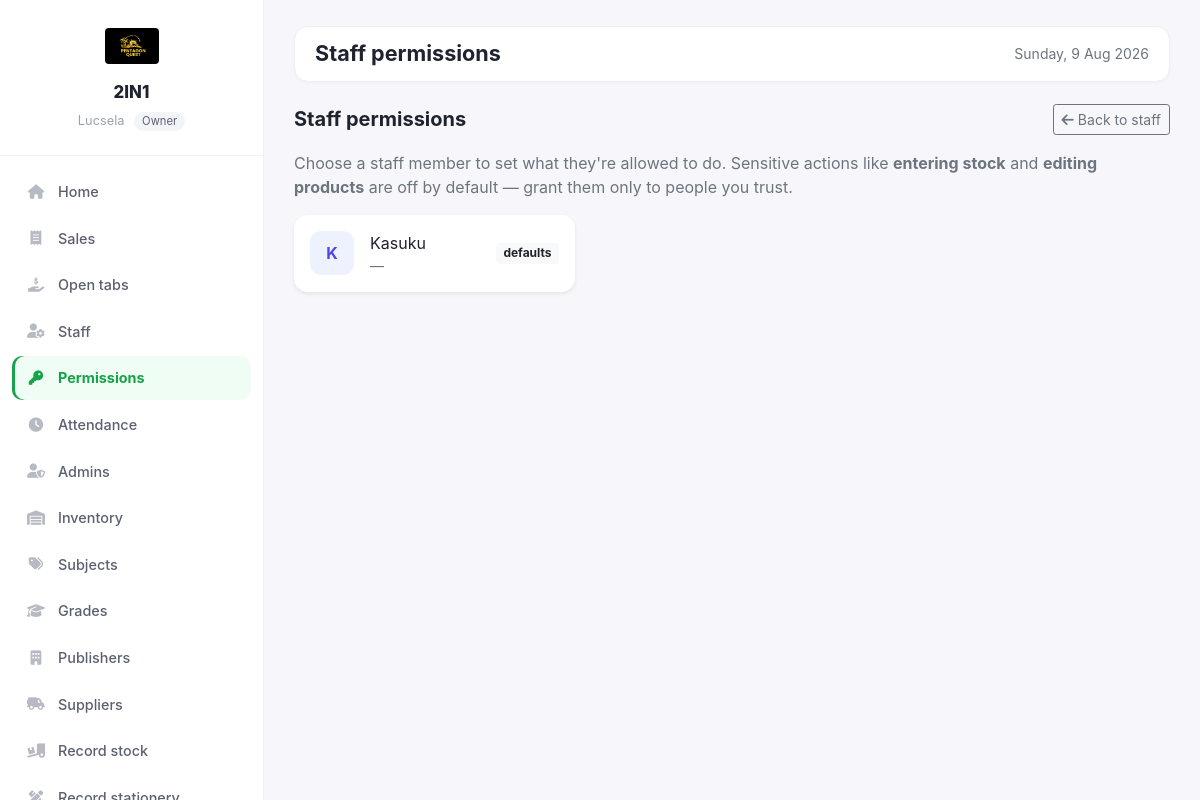
Page /public/super/staff/permissions.php (signed in) on the committed database.
### tables this page shows
CREATE TABLE `tenants` (
  `id` int NOT NULL AUTO_INCREMENT,
  `name` varchar(150) NOT NULL,
  `slug` varchar(150) NOT NULL,
  `owner_user_id` int DEFAULT NULL,
  `status` enum('active','suspended','cancelled') NOT NULL DEFAULT 'active',
  `logo_path` varchar(255) DEFAULT NULL,
  `currency` varchar(8) NOT NULL DEFAULT 'KES',
  `phone` varchar(30) DEFAULT NULL,
  `address` varchar(255) DEFAULT NULL,
  `receipt_footer` varchar(255) DEFAULT NULL,
  `kra_pin` varchar(20) DEFAULT NULL,
  `created_at` datetime NOT NULL DEFAULT CURRENT_TIMESTAMP,
  `updated_at` datetime NOT NULL DEFAULT CURRENT_TIMESTAMP ON UPDATE CURRENT_TIMESTAMP,
  PRIMARY KEY (`id`),
  UNIQUE KEY `uq_tenant_slug` (`slug`),
  KEY `idx_tenant_status` (`status`)
);

CREATE TABLE `users` (
  `id` int NOT NULL AUTO_INCREMENT,
  `tenant_id` int DEFAULT NULL,
  `username` varchar(50) NOT NULL,
  `email` varchar(100) NOT NULL,
  `password_hash` varchar(255) NOT NULL,
  `pin_hash` varchar(255) DEFAULT NULL,
  `position` varchar(100) DEFAULT NULL,
  `must_reset_password` tinyint(1) NOT NULL DEFAULT '0',
  `role_id` int NOT NULL,
  `is_active` tinyint(1) DEFAULT '1',
  `email_verified` tinyint(1) DEFAULT '0',
  `activation_token` varchar(64) DEFAULT NULL,
  `activation_expires` datetime DEFAULT NULL,
  `activated_at` datetime DEFAULT NULL,
  `created_at` timestamp NULL DEFAULT CURRENT_TIMESTAMP,
  `updated_at` timestamp NULL DEFAULT CURRENT_TIMESTAMP ON UPDATE CURRENT_TIMESTAMP,
  PRIMARY KEY (`id`),
  UNIQUE KEY `username` (`username`),
  UNIQUE KEY `email` (`email`),
  UNIQUE KEY `uq_users_tenant_email` (`tenant_id`,`email`),
  KEY `role_id` (`role_id`),
  KEY `idx_email` (`email`),
  KEY `idx_username` (`username`),
  KEY `idx_users_tenant` (`tenant_id`),
  KEY `idx_users_activation` (`activation_token`),
  CONSTRAINT `users_ibfk_1` FOREIGN KEY (`role_id`) REFERENCES `roles` (`id`)
);

### app/helpers/PathConfig.php (called while the page is built, shortened)
<?php
if (!function_exists('public_url')) {
    function public_url(string $path = ''): string
    {
        $base = defined('BASE_URL') ? (string) BASE_URL : '/public';
        $base = rtrim($base, '/');
        $path = ltrim($path, '/');
        return $base === '' ? '/' . ($path !== '' ? $path : '') : $base . '/' . $path;
    }
}

### app/app.php (called while the page is built, shortened)
<?php
require_once __DIR__ . '/helpers/PathConfig.php';
spl_autoload_register(function ($class) {
    foreach (['Models\\' => '/app/models/', 'Controllers\\' => '/app/controllers/'] as $prefix => $dir) {
        if (strpos($class, $prefix) === 0) {
            $file = ROOT_PATH . $dir . substr($class, strlen($prefix)) . '.php';
            if (is_file($file)) { require_once $file; return; }
        }
    }
    foreach (['/app/helpers/', '/app/services/'] as $dir) {
        $file = ROOT_PATH . $dir . $class . '.php';
        if (is_file($file)) { require_once $file; return; }
    }
});

### app/helpers/TenantContext.php (called while the page is built, shortened)
<?php
class TenantContext
{
    private static ?int $userId   = null;
    private static ?int $tenantId = null;
    private static ?string $role  = null;
    private static array $caps    = [];
    public static function boot(): void
    {
        self::$userId   = $_SESSION['user_id']      ?? null;
        self::$tenantId = $_SESSION['tenant_id']    ?? null;
        self::$role     = $_SESSION['role']         ?? null;
        self::$caps     = $_SESSION['capabilities'] ?? [];
    }
    public static function userId(): ?int   { self::ensure(); return self::$userId; }
    public static function tenantId(): ?int { self::ensure(); return self::$tenantId; }
    public static function role(): ?string  { self::ensure(); return self::$role; }
    public static function can(string $cap): bool
    {
        return in_array(Capabilities::ALL, self::$caps, true)
            || in_array($cap, self::$caps, true);
    }
}

### app/services/StaffService.php (called while the page is built, shortened)
<?php
class StaffService
{
    private PDO $db;
    public function __construct(PDO $db)
    {
        $this->db = $db;
    }
    public function listForTenant(int $tenantId): array
    {
        $sql = "SELECT u.id, u.username, u.position, u.is_active
                  FROM users u
                  JOIN roles r ON r.id = u.role_id
                 WHERE u.tenant_id = :t AND r.role_name = 'staff'
              ORDER BY u.username ASC";
        $stmt = $this->db->prepare($sql);
        $stmt->execute([':t' => $tenantId]);
        return $stmt->fetchAll();
    }
    public function staffRoleId(): ?int
    {
        $id = $this->db->query("SELECT id FROM roles WHERE role_name = 'staff' LIMIT 1")->fetchColumn();
        return $id !== false ? (int) $id : null;
    }
    public function roleDefaultCaps(string $role = 'staff'): array
    {
        $stmt = $this->db->prepare("SELECT capabilities FROM roles WHERE role_name = ? LIMIT 1");
        $stmt->execute([$role]);
        $json = $stmt->fetchColumn();
        return $json ? (json_decode($json, true) ?: []) : [];
    }
    public function effectiveCaps(int $userId, int $roleId): array
    {
        return Capabilities::effective($this->db, $userId, $roleId);
    }
}

### app/helpers/Capabilities.php (called while the page is built, shortened)
<?php
class Capabilities
{
    public static function effective(PDO $db, int $userId, int $roleId): array
    {
        $stmt = $db->prepare('SELECT capabilities FROM roles WHERE id = ?');
        $stmt->execute([$roleId]);
        $json = $stmt->fetchColumn();
        $caps = $json ? (json_decode($json, true) ?: []) : [];
        $caps = array_fill_keys($caps, true);
        $stmt = $db->prepare('SELECT capability, effect FROM user_permissions WHERE user_id = ?');
        $stmt->execute([$userId]);
        foreach ($stmt->fetchAll() as $row) {
            if ($row['effect'] === 'grant') {
                $caps[$row['capability']] = true;
            } else {
                unset($caps[$row['capability']]);
            }
        }
        return array_keys($caps);
    }
}

### app/models/Model.php (called while the page is built, shortened)
<?php
abstract class Model
{
    protected PDO $db;
    protected string $table;
    protected bool $tenantScoped = true;
    public function __construct(?PDO $db = null)
    {
        $this->db = $db ?? \Database::pdo();
    }
    protected function scopeTenantId(): ?int
    {
        if (!$this->tenantScoped) {
            return null;
        }
        $tid = \TenantContext::tenantId();
        return $tid;
    }
    public function find(int $id): ?array
    {
        $sql = "SELECT * FROM {$this->table} WHERE id = :id";
        $params = [':id' => $id];
        $stmt = $this->db->prepare($sql);
        $stmt->execute($params);
        $row = $stmt->fetch();
        return $row ?: null;
    }
}

### app/helpers/Branding.php (called while the page is built, shortened)
<?php
class Branding
{
    public static function tenantLogo(?array $tenant): string
    {
        if ($tenant && !empty($tenant['logo_path'])) {
            return public_url(self::normalizeStoredPath($tenant['logo_path']));
        }
        return self::loginLogo();
    }
    private static function normalizeStoredPath(string $path): string
    {
        $path = ltrim($path, '/');
        if (strpos($path, 'public/') === 0) {
            $path = substr($path, strlen('public/'));
        }
        return $path;
    }
}

### public/super/staff/permissions.php (the view, shortened to what this page needs)
<?php
require_once __DIR__ . '/../../../app/app.php';
$pdo = Database::pdo();
$svc = new StaffService($pdo);
$tenantId = TenantContext::tenantId();
$roleId       = $svc->staffRoleId();
$roleDefaults = $svc->roleDefaultCaps('staff');
$toggles = [
    ['key' => 'take_orders',      'label' => 'Take orders',       'desc' => 'Open tabs, add drinks, and record sales.',                    'caps' => [Capabilities::SALES_RECORD]],
    ['key' => 'process_payments', 'label' => 'Process payments',  'desc' => 'View open/unpaid tabs shop-wide and mark them as paid.',      'caps' => [Capabilities::PAYMENTS_PROCESS]],
    ['key' => 'record_stock',     'label' => 'Record stock',      'desc' => 'Record stock deliveries — new titles and restocks.',           'caps' => [Capabilities::STOCK_ENTER]],
    ['key' => 'edit_inventory',   'label' => 'Edit inventory',    'desc' => 'Edit books, put items on offer or archive them, and manage suppliers/subjects/grades/publishers.', 'caps' => [Capabilities::INVENTORY_EDIT]],
];
$manageable = [];
foreach ($toggles as $t) { foreach ($t['caps'] as $c) { $manageable[] = $c; } }
$staffId = (int) ($_GET['staff'] ?? $_POST['staff_id'] ?? 0);
$staff = $staffId ? $svc->findStaff($tenantId, $staffId) : null;
$allStaff = $svc->listForTenant($tenantId);
$__tenant = (new Models\TenantModel($pdo))->find($tenantId);
?>
<?php if (!$staff): ?>
  <div class="d-flex align-items-center justify-content-between mb-3 flex-wrap gap-2">
    <h1 class="h5 mb-0 fw-bold">Staff permissions</h1>
    <a class="btn btn-sm btn-outline-secondary" href="<?php echo public_url('super/staff/'); ?>"><i class="fas fa-arrow-left me-1"></i>Back to staff</a>
  </div>
  <p class="text-muted">Choose a staff member to set what they're allowed to do. Sensitive actions like <strong>entering stock</strong> and <strong>editing products</strong> are off by default — grant them only to people you trust.</p>
  <?php if (!$allStaff): ?>
    <div class="card border-0 shadow-sm" style="border-radius:14px;"><div class="card-body p-5 text-center text-muted">
      <i class="fas fa-user-group fa-2x mb-2 d-block" style="opacity:.3;"></i>
      No staff yet. <a href="<?php echo public_url('super/staff/'); ?>">Add a staff member</a> first.
    </div></div>
  <?php else: ?>
  <div class="row g-3">
    <?php foreach ($allStaff as $s):
      $eff = $svc->effectiveCaps((int) $s['id'], (int) $roleId);
      $extra = count(array_diff(array_intersect($eff, $manageable), $roleDefaults)); ?>
    <div class="col-12 col-md-6 col-lg-4">
      <a class="card border-0 shadow-sm h-100 text-decoration-none text-reset" style="border-radius:14px;" href="?staff=<?php echo (int) $s['id']; ?>">
        <div class="card-body p-3 d-flex align-items-center gap-3">
          <span class="d-flex align-items-center justify-content-center flex-shrink-0" style="width:44px;height:44px;border-radius:11px;background:#eef2ff;color:#4f46e5;font-weight:700;">
            <?php echo strtoupper(substr($s['username'] ?? '?', 0, 1)); ?>
          </span>
          <div class="flex-grow-1 min-w-0">
            <div class="fw-semibold text-truncate"><?php echo htmlspecialchars($s['username']); ?></div>
            <div class="small text-muted text-truncate"><?php echo htmlspecialchars($s['position'] ?? '') ?: '&mdash;'; ?></div>
          </div>
          <span class="badge <?php echo $extra ? 'bg-success' : 'bg-light text-dark'; ?>"><?php echo $extra ? ('+' . $extra . ' granted') : 'defaults'; ?></span>
        </div>
      </a>
    </div>
    <?php endforeach; ?>
  </div>
  <?php endif; ?>
<?php endif; ?>
<?php
include __DIR__ . '/../../templates/tenants/layout.php';

### public/components/tenants/sidebar.php (shortened to what this page needs)
<?php
require_once __DIR__ . '/../../../app/helpers/PathConfig.php';
$__tenant   = $__tenant ?? null;
$shopName   = $__tenant['name'] ?? 'My Shop';
$logo = Branding::tenantLogo($__tenant);
$username   = $_SESSION['username'] ?? 'User';
$roleLabel  = TenantContext::role() === 'tenant_owner' ? 'Owner' : 'Staff';
$uri        = $_SERVER['REQUEST_URI'] ?? '';
$dashUrl    = TenantContext::role() === 'staff' ? public_url('staff/dashboard/') : public_url('super/dashboard/');
$isOn = function (string $needle) use ($uri): string {
    return strpos($uri, $needle) !== false ? 'active' : '';
};
?>
<aside class="t-sidebar" id="tSidebar">
    <div class="t-brand">
        <img class="t-logo" src="<?php echo htmlspecialchars($logo); ?>" alt="<?php echo htmlspecialchars($shopName); ?>">
        <div class="t-shop"><?php echo htmlspecialchars($shopName); ?></div>
        <div class="t-user">
            <?php echo htmlspecialchars($username); ?>
            <span class="t-role"><?php echo htmlspecialchars($roleLabel); ?></span>
        </div>
    </div>
    <nav class="t-nav">
        <a class="t-link <?php echo $isOn('/dashboard'); ?>" href="<?php echo $dashUrl; ?>">
            <i class="fas fa-house"></i><span>Home</span>
        </a>
        <?php if (TenantContext::role() === 'tenant_owner'): ?>
        <a class="t-link <?php echo $isOn('/super/sales'); ?>" href="<?php echo public_url('super/sales/'); ?>"><i class="fas fa-receipt"></i><span>Sales</span></a>
        <?php endif; ?>
        <?php if (TenantContext::can(Capabilities::SALES_RECORD)): ?>
        <a class="t-link <?php echo $isOn('/super/orders'); ?>" href="<?php echo public_url('super/orders/'); ?>"><i class="fas fa-hand-holding-dollar"></i><span>Open tabs</span></a>
        <?php endif; ?>
        <?php if (TenantContext::can(Capabilities::STAFF_MANAGE)):
            $onPermissions = strpos($uri, 'permissions') !== false;
            $onAttendance  = strpos($uri, 'attendance') !== false;
        ?>
        <a class="t-link <?php echo ($isOn('/super/staff') && !$onPermissions && !$onAttendance) ? 'active' : ''; ?>" href="<?php echo public_url('super/staff/'); ?>">
            <i class="fas fa-user-gear"></i><span>Staff</span>
        </a>
        <a class="t-link <?php echo $onPermissions ? 'active' : ''; ?>" href="<?php echo public_url('super/staff/permissions.php'); ?>">
            <i class="fas fa-key"></i><span>Permissions</span>
        </a>
        <a class="t-link <?php echo $onAttendance ? 'active' : ''; ?>" href="<?php echo public_url('super/staff/attendance.php'); ?>">
            <i class="fas fa-clock"></i><span>Attendance</span>
        </a>
        <?php endif; ?>
        <?php if (TenantContext::role() === 'tenant_owner' && (int) ($__tenant['owner_user_id'] ?? 0) === (int) TenantContext::userId()): ?>
        <a class="t-link <?php echo $isOn('/super/admins'); ?>" href="<?php echo public_url('super/admins/'); ?>">
            <i class="fas fa-user-shield"></i><span>Admins</span>
        </a>
        <?php endif; ?>
        <?php if (TenantContext::can(Capabilities::INVENTORY_VIEW) || TenantContext::can(Capabilities::INVENTORY_EDIT)): ?>
        <a class="t-link <?php echo $isOn('/super/inventory'); ?>" href="<?php echo public_url('super/inventory/'); ?>">
            <i class="fas fa-warehouse"></i><span>Inventory</span>
        </a>
        <?php endif; ?>
        <?php if (TenantContext::can(Capabilities::INVENTORY_EDIT)):
            $onStationeryCats = strpos($uri, '/super/categories') !== false && ($_GET['type'] ?? '') === 'stationery';
        ?>
        <a class="t-link <?php echo (strpos($uri, '/super/categories') !== false && !$onStationeryCats) ? 'active' : ''; ?>" href="<?php echo public_url('super/categories/'); ?>">
            <i class="fas fa-tags"></i><span>Subjects</span>
        </a>
        <a class="t-link <?php echo $isOn('/super/grades'); ?>" href="<?php echo public_url('super/grades/'); ?>">
            <i class="fas fa-graduation-cap"></i><span>Grades</span>
        </a>
        <a class="t-link <?php echo $isOn('/super/publishers'); ?>" href="<?php echo public_url('super/publishers/'); ?>">
            <i class="fas fa-building"></i><span>Publishers</span>
        </a>
        <a class="t-link <?php echo $isOn('/super/suppliers'); ?>" href="<?php echo public_url('super/suppliers/'); ?>">
            <i class="fas fa-truck-field"></i><span>Suppliers</span>
        </a>
        <a class="t-link <?php echo $isOn('/super/stock'); ?>" href="<?php echo public_url('super/stock/new.php'); ?>">
            <i class="fas fa-truck-loading"></i><span>Record stock</span>
        </a>
        <?php endif; ?>
        <?php if (TenantContext::can(Capabilities::STOCK_ENTER)): ?>
        <a class="t-link <?php echo $isOn('/super/stationery'); ?>" href="<?php echo public_url('super/stationery/new.php'); ?>">
            <i class="fas fa-pen-ruler"></i><span>Record stationery</span>
        </a>
        <?php endif; ?>
    </nav>
</aside>

### rows in the picture
tenants: logo_path (picture), name "2IN1"
users: username "K", username "Kasuku", position "—"

### other values in the picture
$username "Lucsela"
$roleLabel "Owner"
$page_title "Staff permissions"
